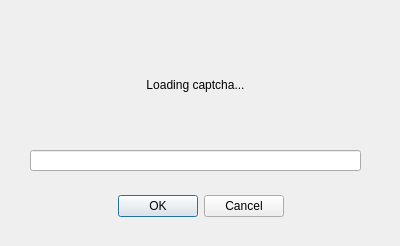
<?xml version="1.0" encoding="UTF-8"?>
<ui version="4.0">
 <class>EnterCaptcha</class>
 <widget class="QDialog" name="EnterCaptcha">
  <property name="geometry">
   <rect>
    <x>0</x>
    <y>0</y>
    <width>400</width>
    <height>246</height>
   </rect>
  </property>
  <property name="minimumSize">
   <size>
    <width>400</width>
    <height>246</height>
   </size>
  </property>
  <property name="maximumSize">
   <size>
    <width>400</width>
    <height>246</height>
   </size>
  </property>
  <property name="windowTitle">
   <string>Enter captcha</string>
  </property>
  <widget class="QDialogButtonBox" name="submitCaptcha">
   <property name="geometry">
    <rect>
     <x>30</x>
     <y>190</y>
     <width>341</width>
     <height>32</height>
    </rect>
   </property>
   <property name="orientation">
    <enum>Qt::Horizontal</enum>
   </property>
   <property name="standardButtons">
    <set>QDialogButtonBox::Cancel|QDialogButtonBox::Ok</set>
   </property>
   <property name="centerButtons">
    <bool>true</bool>
   </property>
  </widget>
  <widget class="QLineEdit" name="captchaText">
   <property name="geometry">
    <rect>
     <x>30</x>
     <y>150</y>
     <width>331</width>
     <height>21</height>
    </rect>
   </property>
  </widget>
  <widget class="QLabel" name="captchaImage">
   <property name="geometry">
    <rect>
     <x>30</x>
     <y>29</y>
     <width>331</width>
     <height>111</height>
    </rect>
   </property>
   <property name="text">
    <string>Loading captcha...</string>
   </property>
   <property name="alignment">
    <set>Qt::AlignCenter</set>
   </property>
  </widget>
  <widget class="QLabel" name="errorMessage">
   <property name="geometry">
    <rect>
     <x>33</x>
     <y>170</y>
     <width>331</width>
     <height>20</height>
    </rect>
   </property>
   <property name="styleSheet">
    <string notr="true">color: red;</string>
   </property>
   <property name="text">
    <string/>
   </property>
   <property name="alignment">
    <set>Qt::AlignCenter</set>
   </property>
  </widget>
 </widget>
 <resources/>
 <connections>
  <connection>
   <sender>submitCaptcha</sender>
   <signal>rejected()</signal>
   <receiver>EnterCaptcha</receiver>
   <slot>reject()</slot>
   <hints>
    <hint type="sourcelabel">
     <x>316</x>
     <y>260</y>
    </hint>
    <hint type="destinationlabel">
     <x>286</x>
     <y>274</y>
    </hint>
   </hints>
  </connection>
 </connections>
</ui>
